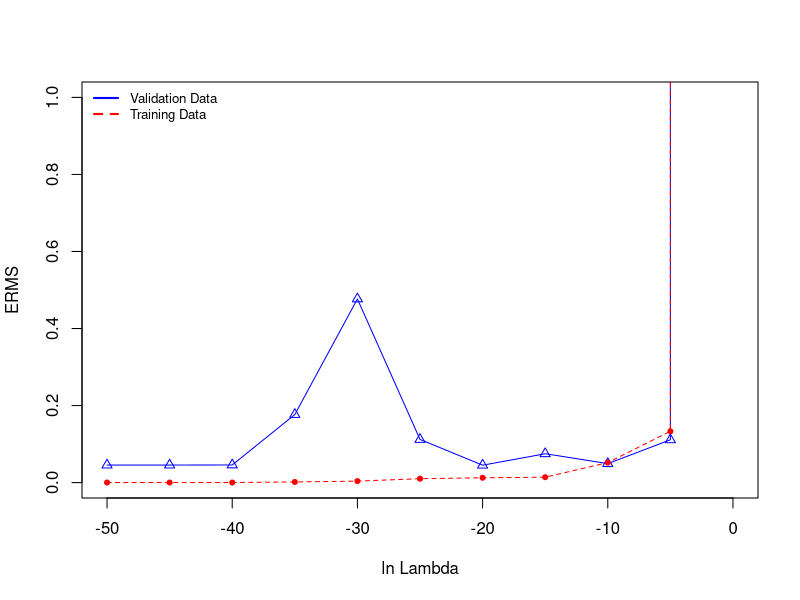

Source code (R):
## File Created from LinearRegressionWithRegularization.java - ln Lambda vs Erms values ##

x <- c(-50, -45, -40, -35, -30, -25, -20, -15, -10, -5, 0)
y1 <- c(0.0455448179346568, 0.045544820008350737, 0.04578570432326099, 0.1766996239495134, 0.4767961696731021, 0.11200520724181479, 0.04518160284599978, 0.07491491117255523, 0.04925148649190837, 0.11113330087541104, 81109.40099426992)
y2 <- c(1.6767593237119457E-4, 1.6823825464565634E-4, 1.7678111881325759E-4, 0.0017121313466327238, 0.003836060931017225, 0.01007373191490079, 0.012528343049910243, 0.014000341931798272, 0.051879212404507755, 0.13318076308436563, 81109.40099425623)

plot(x, y1, type='o', pch=2, col="blue", xlab="ln Lambda", ylab="ERMS", ylim=c(0, 1), xlim=c(-50, 0)) 
lines(x, y2, type='o', pch=20, col="red", lty=2) 
legend("topleft", c("Validation Data","Training Data"), cex=0.8, col=c("blue","red"), lty=1:2, lwd=2, bty="n")